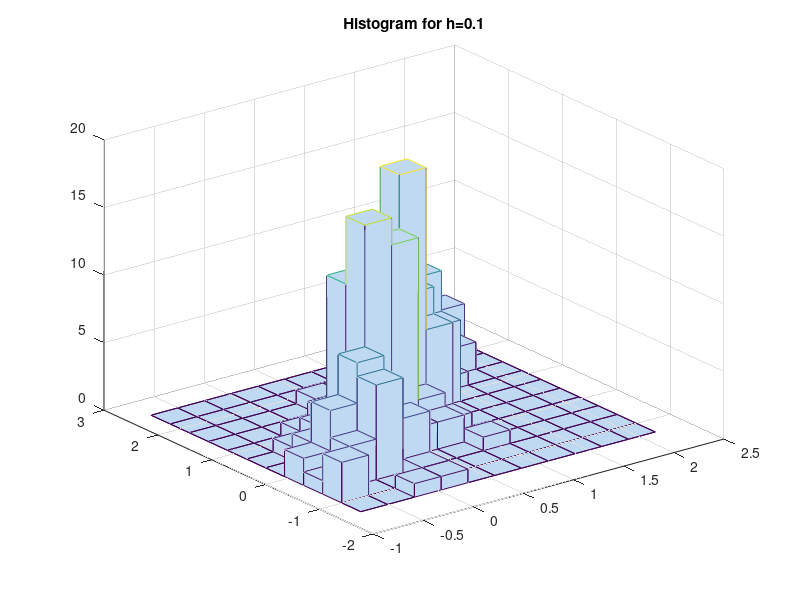
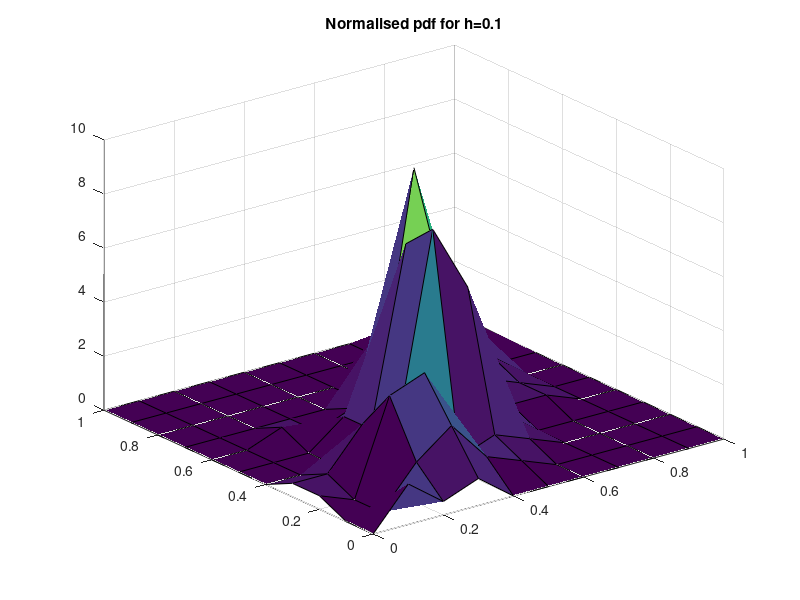
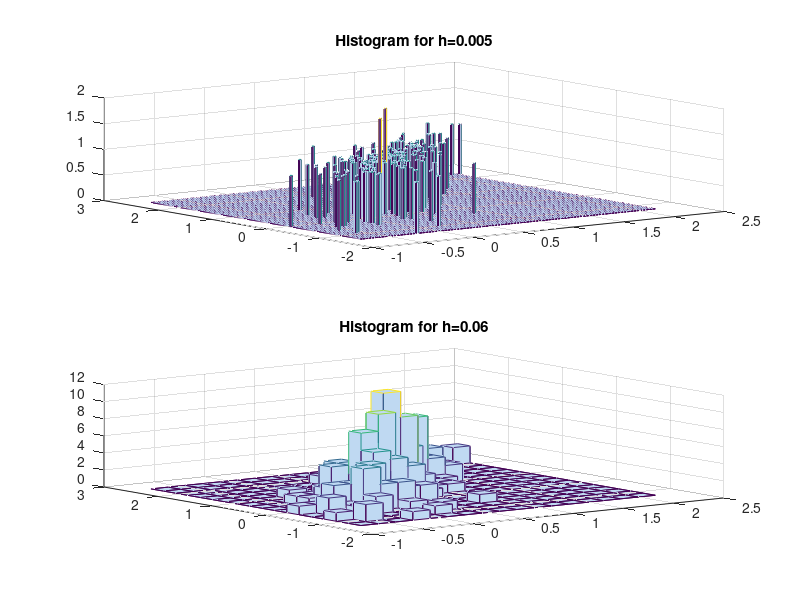
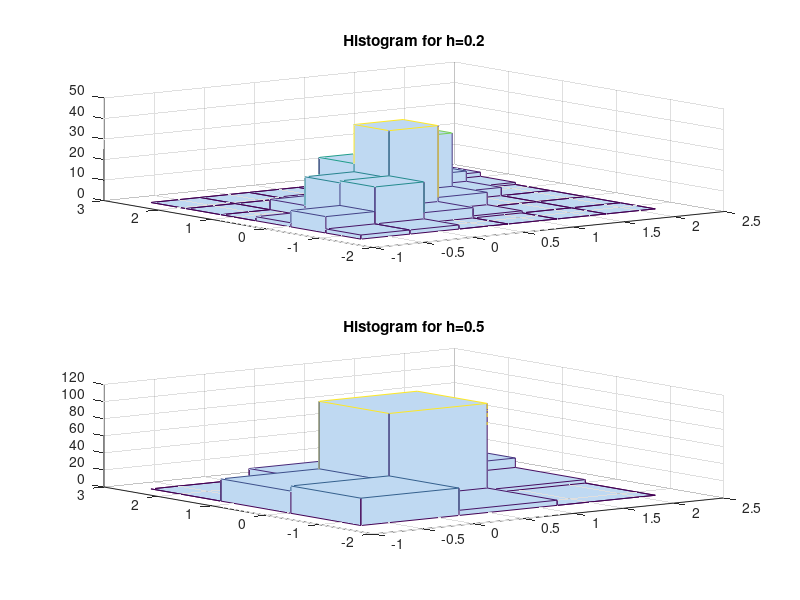

Reproduce these figures in MATLAB, in order.
close all
clear all
clc

m1 = [0.25 0.3];
cov1 = [0.3 0.2;0.2 0.45];
G1 = mvnrnd(m1,cov1,100);
m2 = [0.7 0.75];
cov2 = [0.25 0.3;0.3 0.4];
G2 = mvnrnd(m2,cov2,100);

G = [G1 ;G2];
l= length(G);

h = 0.1;
range=0:h:1;
h_count=hist3(G,'Nbins',[size(range,2) size(range,2)]); 
hist3(G,'Nbins',[size(range,2) size(range,2)]);
title('Histogram for h=0.1');
p=h_count/(h*h*size(G,1)); % finding probability
figure
surf(range,range,p);
title('Normalised pdf for h=0.1');

h = 0.005;
range=0:h:1;
h_count=hist3(G,'Nbins',[size(range,2) size(range,2)]);
figure
subplot(211),
hist3(G,'Nbins',[size(range,2) size(range,2)]);
title('Histogram for h=0.005');
% p=h_count/(h*h*size(G,1)); % finding probability
% figure
% subplot(211),
% surf(range,range,p);
% title('Normalised pdf for h=0.005');

h = 0.06;
range=0:h:1;
h_count=hist3(G,'Nbins',[size(range,2) size(range,2)]); 
subplot(212),
hist3(G,'Nbins',[size(range,2) size(range,2)]);
title('Histogram for h=0.06');
% p=h_count/(h*h*size(G,1)); % finding probability
% subplot(212),
% surf(range,range,p);
% title('Normalised pdf for h=0.06');

h = 0.2;
range=0:h:1;
h_count=hist3(G,'Nbins',[size(range,2) size(range,2)]); 
figure
subplot(211),
hist3(G,'Nbins',[size(range,2) size(range,2)]);
title('Histogram for h=0.2');
% p=h_count/(h*h*size(G,1)); % finding probability
% figure
% subplot(211),
% surf(range,range,p);
% title('Normalised pdf for h=0.2');

h = 0.5;
range=0:h:1;
h_count=hist3(G,'Nbins',[size(range,2) size(range,2)]); 
subplot(212),
hist3(G,'Nbins',[size(range,2) size(range,2)]);
title('Histogram for h=0.5');
% p=h_count/(h*h*size(G,1)); % finding probability
% subplot(212),
% surf(range,range,p);
% title('Normalised pdf for h=0.5');
